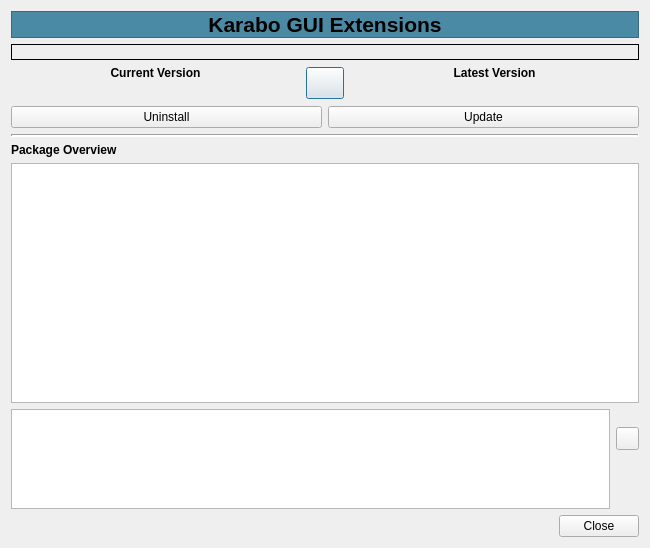
<?xml version="1.0" encoding="UTF-8"?>
<ui version="4.0">
 <class>dialog</class>
 <widget class="QDialog" name="dialog">
  <property name="geometry">
   <rect>
    <x>0</x>
    <y>0</y>
    <width>650</width>
    <height>548</height>
   </rect>
  </property>
  <property name="sizePolicy">
   <sizepolicy hsizetype="Fixed" vsizetype="Fixed">
    <horstretch>0</horstretch>
    <verstretch>0</verstretch>
   </sizepolicy>
  </property>
  <property name="minimumSize">
   <size>
    <width>0</width>
    <height>0</height>
   </size>
  </property>
  <property name="maximumSize">
   <size>
    <width>16777215</width>
    <height>16777215</height>
   </size>
  </property>
  <property name="windowTitle">
   <string>Check for Updates</string>
  </property>
  <layout class="QVBoxLayout" name="verticalLayout_4">
   <item>
    <widget class="QLabel" name="label_3">
     <property name="maximumSize">
      <size>
       <width>16777215</width>
       <height>16777215</height>
      </size>
     </property>
     <property name="font">
      <font>
       <pointsize>16</pointsize>
       <weight>75</weight>
       <bold>true</bold>
      </font>
     </property>
     <property name="autoFillBackground">
      <bool>false</bool>
     </property>
     <property name="styleSheet">
      <string notr="true">QLabel { background-color : #4B8AA4;}</string>
     </property>
     <property name="frameShape">
      <enum>QFrame::StyledPanel</enum>
     </property>
     <property name="text">
      <string>Karabo GUI Extensions</string>
     </property>
     <property name="alignment">
      <set>Qt::AlignCenter</set>
     </property>
     <property name="margin">
      <number>15</number>
     </property>
    </widget>
   </item>
   <item>
    <widget class="QLabel" name="extension_url">
     <property name="sizePolicy">
      <sizepolicy hsizetype="Preferred" vsizetype="Preferred">
       <horstretch>0</horstretch>
       <verstretch>0</verstretch>
      </sizepolicy>
     </property>
     <property name="font">
      <font>
       <italic>true</italic>
      </font>
     </property>
     <property name="frameShape">
      <enum>QFrame::Box</enum>
     </property>
    </widget>
   </item>
   <item>
    <layout class="QHBoxLayout" name="horizontalLayout_2">
     <item>
      <layout class="QVBoxLayout" name="verticalLayout">
       <item>
        <widget class="QLabel" name="label">
         <property name="minimumSize">
          <size>
           <width>110</width>
           <height>0</height>
          </size>
         </property>
         <property name="maximumSize">
          <size>
           <width>16777215</width>
           <height>16777215</height>
          </size>
         </property>
         <property name="font">
          <font>
           <weight>75</weight>
           <bold>true</bold>
          </font>
         </property>
         <property name="text">
          <string>Current Version</string>
         </property>
         <property name="alignment">
          <set>Qt::AlignCenter</set>
         </property>
        </widget>
       </item>
       <item>
        <widget class="QLabel" name="label_current">
         <property name="sizePolicy">
          <sizepolicy hsizetype="Expanding" vsizetype="Preferred">
           <horstretch>0</horstretch>
           <verstretch>0</verstretch>
          </sizepolicy>
         </property>
         <property name="frameShape">
          <enum>QFrame::NoFrame</enum>
         </property>
         <property name="frameShadow">
          <enum>QFrame::Plain</enum>
         </property>
         <property name="text">
          <string/>
         </property>
         <property name="alignment">
          <set>Qt::AlignCenter</set>
         </property>
        </widget>
       </item>
      </layout>
     </item>
     <item>
      <widget class="QPushButton" name="button_refresh">
       <property name="maximumSize">
        <size>
         <width>38</width>
         <height>32</height>
        </size>
       </property>
       <property name="text">
        <string/>
       </property>
      </widget>
     </item>
     <item>
      <layout class="QVBoxLayout" name="verticalLayout_3">
       <item>
        <widget class="QLabel" name="label_2">
         <property name="minimumSize">
          <size>
           <width>110</width>
           <height>0</height>
          </size>
         </property>
         <property name="maximumSize">
          <size>
           <width>16777215</width>
           <height>16777215</height>
          </size>
         </property>
         <property name="font">
          <font>
           <weight>75</weight>
           <bold>true</bold>
          </font>
         </property>
         <property name="text">
          <string>Latest Version</string>
         </property>
         <property name="alignment">
          <set>Qt::AlignCenter</set>
         </property>
        </widget>
       </item>
       <item>
        <widget class="QLabel" name="label_latest">
         <property name="sizePolicy">
          <sizepolicy hsizetype="Expanding" vsizetype="Preferred">
           <horstretch>0</horstretch>
           <verstretch>0</verstretch>
          </sizepolicy>
         </property>
         <property name="frameShape">
          <enum>QFrame::NoFrame</enum>
         </property>
         <property name="frameShadow">
          <enum>QFrame::Plain</enum>
         </property>
         <property name="text">
          <string/>
         </property>
         <property name="alignment">
          <set>Qt::AlignCenter</set>
         </property>
        </widget>
       </item>
      </layout>
     </item>
    </layout>
   </item>
   <item>
    <layout class="QHBoxLayout" name="extension_buttons">
     <item>
      <widget class="QPushButton" name="button_uninstall">
       <property name="text">
        <string>Uninstall</string>
       </property>
      </widget>
     </item>
     <item>
      <widget class="QPushButton" name="button_update">
       <property name="text">
        <string>Update</string>
       </property>
      </widget>
     </item>
    </layout>
   </item>
   <item>
    <widget class="Line" name="line">
     <property name="lineWidth">
      <number>2</number>
     </property>
     <property name="orientation">
      <enum>Qt::Horizontal</enum>
     </property>
    </widget>
   </item>
   <item>
    <widget class="QLabel" name="label_4">
     <property name="font">
      <font>
       <weight>75</weight>
       <bold>true</bold>
      </font>
     </property>
     <property name="text">
      <string>Package Overview</string>
     </property>
    </widget>
   </item>
   <item>
    <widget class="QTableWidget" name="tableWidget"/>
   </item>
   <item>
    <layout class="QHBoxLayout" name="horizontalLayout_4">
     <item>
      <widget class="QTextEdit" name="text_log">
       <property name="sizePolicy">
        <sizepolicy hsizetype="MinimumExpanding" vsizetype="Minimum">
         <horstretch>0</horstretch>
         <verstretch>0</verstretch>
        </sizepolicy>
       </property>
       <property name="maximumSize">
        <size>
         <width>16777215</width>
         <height>100</height>
        </size>
       </property>
       <property name="readOnly">
        <bool>true</bool>
       </property>
      </widget>
     </item>
     <item>
      <layout class="QVBoxLayout" name="verticalLayout_2">
       <item>
        <widget class="QPushButton" name="button_clear_log">
         <property name="maximumSize">
          <size>
           <width>23</width>
           <height>23</height>
          </size>
         </property>
         <property name="text">
          <string/>
         </property>
        </widget>
       </item>
       <item>
        <spacer name="verticalSpacer">
         <property name="orientation">
          <enum>Qt::Vertical</enum>
         </property>
         <property name="sizeType">
          <enum>QSizePolicy::Preferred</enum>
         </property>
         <property name="sizeHint" stdset="0">
          <size>
           <width>20</width>
           <height>40</height>
          </size>
         </property>
        </spacer>
       </item>
      </layout>
     </item>
    </layout>
   </item>
   <item>
    <layout class="QHBoxLayout" name="horizontalLayout_3">
     <item>
      <spacer name="horizontalSpacer">
       <property name="orientation">
        <enum>Qt::Horizontal</enum>
       </property>
       <property name="sizeHint" stdset="0">
        <size>
         <width>40</width>
         <height>20</height>
        </size>
       </property>
      </spacer>
     </item>
     <item>
      <widget class="QPushButton" name="button_close">
       <property name="text">
        <string>Close</string>
       </property>
      </widget>
     </item>
    </layout>
   </item>
  </layout>
 </widget>
 <resources/>
 <connections/>
</ui>
